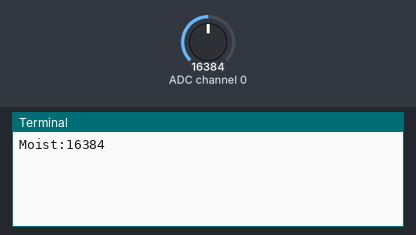
Simulated run of this program. Board: Raspberry Pi (BCM pin numbers), started with the argument Hello. Parts: the last lines printed to the terminal. The test bench sets the inputs (shaded band); at power-on: ADC channel 0 = 16384 (analog values on the 0–32767 scale).

Above: at 1.2 s.
1.3 s: ADC channel 0 set to 22936
At 2.6 s:
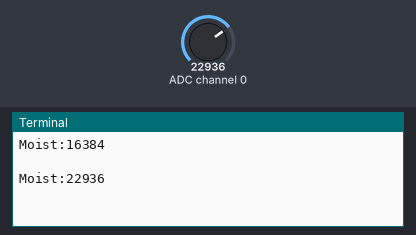
4.0 s: ADC channel 0 set to 28834
At 4.5 s:
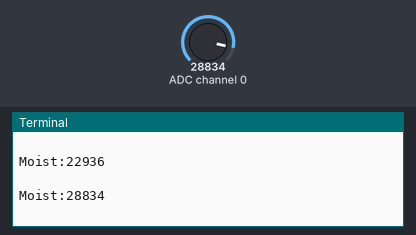
Timing chart, 0 to 7.0 s (numbered marks = the images above; inputs shaded):
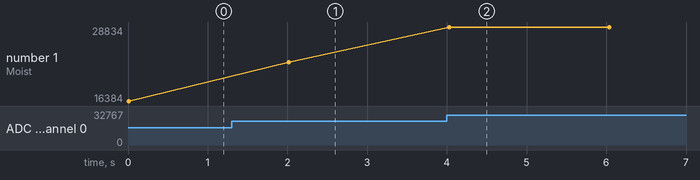

The program:

read_moist.py
```python
#!/usr/bin/python3
from time import sleep
import os
import Adafruit_ADS1x15
import sys

def convertToNumber(data):
  # Simple function to convert 2 bytes of data
  # into a decimal number. Optional parameter 'decimals'
  # will round to specified number of decimal places.
  result=(data[1] + (256 * data[0])) / 1.2
  return (result)

gain = sys.argv[1]
os.chdir('/home/pi/data/')

#ADS1115
adc = Adafruit_ADS1x15.ADS1115()

while True:
    moist = adc.read_adc(0,gain=1)
    print('Moist:' + str(moist) + '\n')
    sleep(2)
```

Measured:
- after the input at 1.3 s, the terminal: prints a new line after 0.72 s (image 1)
- after the input at 4.0 s, the terminal: prints a new line at once (image 2)
- plotted number 1: 16384 → 22936 after the input at 1.3 s, 22936 → 28834 after the input at 4.0 s
